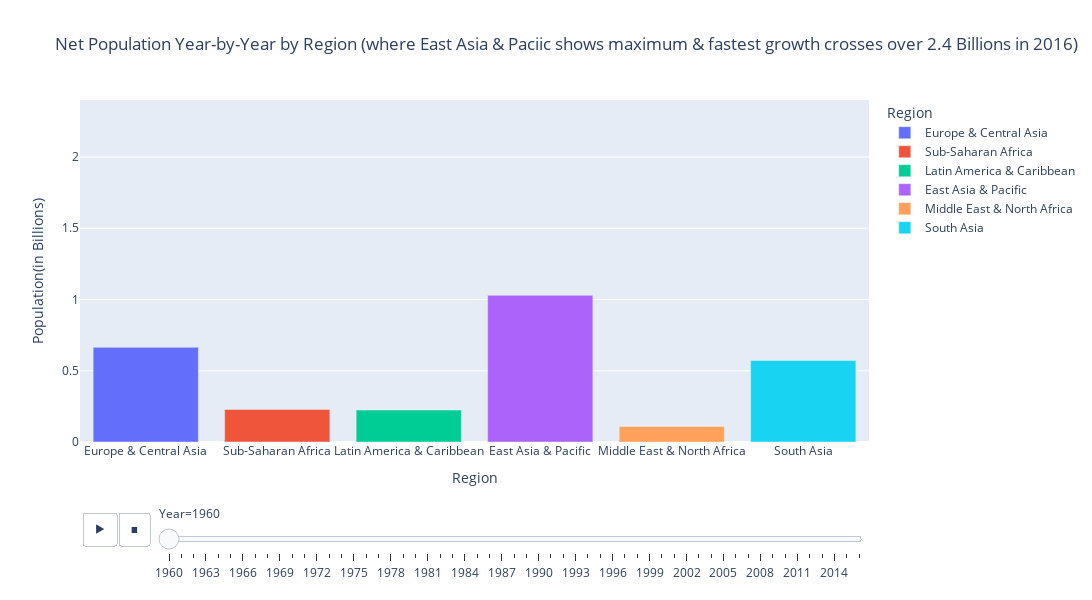

Here is the notebook cell this chart was saved with:
### Markdown cell above
## 2.1. Population Trends Over The Years(i.e. 1960 to 2016) by Region

### Code cell
px.bar(population_w_region_long, x='Region', y='Population(in Billions)', color='Region', animation_frame='Year', width=1200, height=600, range_y=[0,2.4],
       title='Net Population Year-by-Year by Region (where East Asia & Paciic shows maximum & fastest growth crosses over 2.4 Billions in 2016)')

### Figure 1 — Plotly figure (JSON) as saved in the notebook; plotly's stock layout.template omitted (floating-point values rounded to 4 significant figures)
{"data": [{"alignmentgroup": "True", "hovertemplate": "Region=%{x}<br>Year=1960<br>Population(in Billions)=%{y}<extra></extra>", "legendgroup": "Europe & Central Asia", "marker": {"color": "#636efa", "pattern": {"shape": ""}}, "name": "Europe & Central Asia", "offsetgroup": "Europe & Central Asia", "orientation": "v", "showlegend": true, "textposition": "auto", "type": "bar", "x": ["Europe & Central Asia"], "xaxis": "x", "y": [0.6643], "yaxis": "y"}, {"alignmentgroup": "True", "hovertemplate": "Region=%{x}<br>Year=1960<br>Population(in Billions)=%{y}<extra></extra>", "legendgroup": "Sub-Saharan Africa", "marker": {"color": "#EF553B", "pattern": {"shape": ""}}, "name": "Sub-Saharan Africa", "offsetgroup": "Sub-Saharan Africa", "orientation": "v", "showlegend": true, "textposition": "auto", "type": "bar", "x": ["Sub-Saharan Africa"], "xaxis": "x", "y": [0.2286], "yaxis": "y"}, {"alignmentgroup": "True", "hovertemplate": "Region=%{x}<br>Year=1960<br>Population(in Billions)=%{y}<extra></extra>", "legendgroup": "Latin America & Caribbean", "marker": {"color": "#00cc96", "pattern": {"shape": ""}}, "name": "Latin America & Caribbean", "offsetgroup": "Latin America & Caribbean", "orientation": "v", "showlegend": true, "textposition": "auto", "type": "bar", "x": ["Latin America & Caribbean"], "xaxis": "x", "y": [0.2241], "yaxis": "y"}, {"alignmentgroup": "True", "hovertemplate": "Region=%{x}<br>Year=1960<br>Population(in Billions)=%{y}<extra></extra>", "legendgroup": "East Asia & Pacific", "marker": {"color": "#ab63fa", "pattern": {"shape": ""}}, "name": "East Asia & Pacific", "offsetgroup": "East Asia & Pacific", "orientation": "v", "showlegend": true, "textposition": "auto", "type": "bar", "x": ["East Asia & Pacific"], "xaxis": "x", "y": [1.029], "yaxis": "y"}, {"alignmentgroup": "True", "hovertemplate": "Region=%{x}<br>Year=1960<br>Population(in Billions)=%{y}<extra></extra>", "legendgroup": "Middle East & North Africa", "marker": {"color": "#FFA15A", "pattern": {"shape": ""}}, "name": "Middle East & North Africa", "offsetgroup": "Middle East & North Africa", "orientation": "v", "showlegend": true, "textposition": "auto", "type": "bar", "x": ["Middle East & North Africa"], "xaxis": "x", "y": [0.1092], "yaxis": "y"}, {"alignmentgroup": "True", "hovertemplate": "Region=%{x}<br>Year=1960<br>Population(in Billions)=%{y}<extra></extra>", "legendgroup": "South Asia", "marker": {"color": "#19d3f3", "pattern": {"shape": ""}}, "name": "South Asia", "offsetgroup": "South Asia", "orientation": "v", "showlegend": true, "textposition": "auto", "type": "bar", "x": ["South Asia"], "xaxis": "x", "y": [0.5718], "yaxis": "y"}], "layout": {"barmode": "relative", "height": 600, "legend": {"title": {"text": "Region"}, "tracegroupgap": 0}, "sliders": [{"active": 0, "currentvalue": {"prefix": "Year="}, "len": 0.9, "pad": {"b": 10, "t": 60}, "steps": [{"args": [["1960"], {"frame": {"duration": 0, "redraw": true}, "fromcurrent": true, "mode": "immediate", "transition": {"duration": 0, "easing": "linear"}}], "label": "1960", "method": "animate"}, {"args": [["1961"], {"frame": {"duration": 0, "redraw": true}, "fromcurrent": true, "mode": "immediate", "transition": {"duration": 0, "easing": "linear"}}], "label": "1961", "method": "animate"}, {"args": [["1962"], {"frame": {"duration": 0, "redraw": true}, "fromcurrent": true, "mode": "immediate", "transition": {"duration": 0, "easing": "linear"}}], "label": "1962", "method": "animate"}, {"args": [["1963"], {"frame": {"duration": 0, "redraw": true}, "fromcurrent": true, "mode": "immediate", "transition": {"duration": 0, "easing": "linear"}}], "label": "1963", "method": "animate"}, {"args": [["1964"], {"frame": {"duration": 0, "redraw": true}, "fromcurrent": true, "mode": "immediate", "transition": {"duration": 0, "easing": "linear"}}], "label": "1964", "method": "animate"}, {"args": [["1965"], {"frame": {"duration": 0, "redraw": true}, "fromcurrent": true, "mode": "immediate", "transition": {"duration": 0, "easing": "linear"}}], "label": "1965", "method": "animate"}, {"args": [["1966"], {"frame": {"duration": 0, "redraw": true}, "fromcurrent": true, "mode": "immediate", "transition": {"duration": 0, "easing": "linear"}}], "label": "1966", "method": "animate"}, {"args": [["1967"], {"frame": {"duration": 0, "redraw": true}, "fromcurrent": true, "mode": "immediate", "transition": {"duration": 0, "easing": "linear"}}], "label": "1967", "method": "animate"}, {"args": [["1968"], {"frame": {"duration": 0, "redraw": true}, "fromcurrent": true, "mode": "immediate", "transition": {"duration": 0, "easing": "linear"}}], "label": "1968", "method": "animate"}, {"args": [["1969"], {"frame": {"duration": 0, "redraw": true}, "fromcurrent": true, "mode": "immediate", "transition": {"duration": 0, "easing": "linear"}}], "label": "1969", "method": "animate"}, {"args": [["1970"], {"frame": {"duration": 0, "redraw": true}, "fromcurrent": true, "mode": "immediate", "transition": {"duration": 0, "easing": "linear"}}], "label": "1970", "method": "animate"}, {"args": [["1971"], {"frame": {"duration": 0, "redraw": true}, "fromcurrent": true, "mode": "immediate", "transition": {"duration": 0, "easing": "linear"}}], "label": "1971", "method": "animate"}, {"args": [["1972"], {"frame": {"duration": 0, "redraw": true}, "fromcurrent": true, "mode": "immediate", "transition": {"duration": 0, "easing": "linear"}}], "label": "1972", "method": "animate"}, {"args": [["1973"], {"frame": {"duration": 0, "redraw": true}, "fromcurrent": true, "mode": "immediate", "transition": {"duration": 0, "easing": "linear"}}], "label": "1973", "method": "animate"}, {"args": [["1974"], {"frame": {"duration": 0, "redraw": true}, "fromcurrent": true, "mode": "immediate", "transition": {"duration": 0, "easing": "linear"}}], "label": "1974", "method": "animate"}, {"args": [["1975"], {"frame": {"duration": 0, "redraw": true}, "fromcurrent": true, "mode": "immediate", "transition": {"duration": 0, "easing": "linear"}}], "label": "1975", "method": "animate"}, {"args": [["1976"], {"frame": {"duration": 0, "redraw": true}, "fromcurrent": true, "mode": "immediate", "transition": {"duration": 0, "easing": "linear"}}], "label": "1976", "method": "animate"}, {"args": [["1977"], {"frame": {"duration": 0, "redraw": true}, "fromcurrent": true, "mode": "immediate", "transition": {"duration": 0, "easing": "linear"}}], "label": "1977", "method": "animate"}, {"args": [["1978"], {"frame": {"duration": 0, "redraw": true}, "fromcurrent": true, "mode": "immediate", "transition": {"duration": 0, "easing": "linear"}}], "label": "1978", "method": "animate"}, {"args": [["1979"], {"frame": {"duration": 0, "redraw": true}, "fromcurrent": true, "mode": "immediate", "transition": {"duration": 0, "easing": "linear"}}], "label": "1979", "method": "animate"}, {"args": [["1980"], {"frame": {"duration": 0, "redraw": true}, "fromcurrent": true, "mode": "immediate", "transition": {"duration": 0, "easing": "linear"}}], "label": "1980", "method": "animate"}, {"args": [["1981"], {"frame": {"duration": 0, "redraw": true}, "fromcurrent": true, "mode": "immediate", "transition": {"duration": 0, "easing": "linear"}}], "label": "1981", "method": "animate"}, {"args": [["1982"], {"frame": {"duration": 0, "redraw": true}, "fromcurrent": true, "mode": "immediate", "transition": {"duration": 0, "easing": "linear"}}], "label": "1982", "method": "animate"}, {"args": [["1983"], {"frame": {"duration": 0, "redraw": true}, "fromcurrent": true, "mode": "immediate", "transition": {"duration": 0, "easing": "linear"}}], "label": "1983", "method": "animate"}, {"args": [["1984"], {"frame": {"duration": 0, "redraw": true}, "fromcurrent": true, "mode": "immediate", "transition": {"duration": 0, "easing": "linear"}}], "label": "1984", "method": "animate"}, {"args": [["1985"], {"frame": {"duration": 0, "redraw": true}, "fromcurrent": true, "mode": "immediate", "transition": {"duration": 0, "easing": "linear"}}], "label": "1985", "method": "animate"}, {"args": [["1986"], {"frame": {"duration": 0, "redraw": true}, "fromcurrent": true, "mode": "immediate", "transition": {"duration": 0, "easing": "linear"}}], "label": "1986", "method": "animate"}, {"args": [["1987"], {"frame": {"duration": 0, "redraw": true}, "fromcurrent": true, "mode": "immediate", "transition": {"duration": 0, "easing": "linear"}}], "label": "1987", "method": "animate"}, {"args": [["1988"], {"frame": {"duration": 0, "redraw": true}, "fromcurrent": true, "mode": "immediate", "transition": {"duration": 0, "easing": "linear"}}], "label": "1988", "method": "animate"}, {"args": [["1989"], {"frame": {"duration": 0, "redraw": true}, "fromcurrent": true, "mode": "immediate", "transition": {"duration": 0, "easing": "linear"}}], "label": "1989", "method": "animate"}, {"args": [["1990"], {"frame": {"duration": 0, "redraw": true}, "fromcurrent": true, "mode": "immediate", "transition": {"duration": 0, "easing": "linear"}}], "label": "1990", "method": "animate"}, {"args": [["1991"], {"frame": {"duration": 0, "redraw": true}, "fromcurrent": true, "mode": "immediate", "transition": {"duration": 0, "easing": "linear"}}], "label": "1991", "method": "animate"}, {"args": [["1992"], {"frame": {"duration": 0, "redraw": true}, "fromcurrent": true, "mode": "immediate", "transition": {"duration": 0, "easing": "linear"}}], "label": "1992", "method": "animate"}, {"args": [["1993"], {"frame": {"duration": 0, "redraw": true}, "fromcurrent": true, "mode": "immediate", "transition": {"duration": 0, "easing": "linear"}}], "label": "1993", "method": "animate"}, {"args": [["1994"], {"frame": {"duration": 0, "redraw": true}, "fromcurrent": true, "mode": "immediate", "transition": {"duration": 0, "easing": "linear"}}], "label": "1994", "method": "animate"}, {"args": [["1995"], {"frame": {"duration": 0, "redraw": true}, "fromcurrent": true, "mode": "immediate", "transition": {"duration": 0, "easing": "linear"}}], "label": "1995", "method": "animate"}, {"args": [["1996"], {"frame": {"duration": 0, "redraw": true}, "fromcurrent": true, "mode": "immediate", "transition": {"duration": 0, "easing": "linear"}}], "label": "1996", "method": "animate"}, {"args": [["1997"], {"frame": {"duration": 0, "redraw": true}, "fromcurrent": true, "mode": "immediate", "transition": {"duration": 0, "easing": "linear"}}], "label": "1997", "method": "animate"}, {"args": [["1998"], {"frame": {"duration": 0, "redraw": true}, "fromcurrent": true, "mode": "immediate", "transition": {"duration": 0, "easing": "linear"}}], "label": "1998", "method": "animate"}, {"args": [["1999"], {"frame": {"duration": 0, "redraw": true}, "fromcurrent": true, "mode": "immediate", "transition": {"duration": 0, "easing": "linear"}}], "label": "1999", "method": "animate"}, {"args": [["2000"], {"frame": {"duration": 0, "redraw": true}, "fromcurrent": true, "mode": "immediate", "transition": {"duration": 0, "easing": "linear"}}], "label": "2000", "method": "animate"}, {"args": [["2001"], {"frame": {"duration": 0, "redraw": true}, "fromcurrent": true, "mode": "immediate", "transition": {"duration": 0, "easing": "linear"}}], "label": "2001", "method": "animate"}, {"args": [["2002"], {"frame": {"duration": 0, "redraw": true}, "fromcurrent": true, "mode": "immediate", "transition": {"duration": 0, "easing": "linear"}}], "label": "2002", "method": "animate"}, {"args": [["2003"], {"frame": {"duration": 0, "redraw": true}, "fromcurrent": true, "mode": "immediate", "transition": {"duration": 0, "easing": "linear"}}], "label": "2003", "method": "animate"}, {"args": [["2004"], {"frame": {"duration": 0, "redraw": true}, "fromcurrent": true, "mode": "immediate", "transition": {"duration": 0, "easing": "linear"}}], "label": "2004", "method": "animate"}, {"args": [["2005"], {"frame": {"duration": 0, "redraw": true}, "fromcurrent": true, "mode": "immediate", "transition": {"duration": 0, "easing": "linear"}}], "label": "2005", "method": "animate"}, {"args": [["2006"], {"frame": {"duration": 0, "redraw": true}, "fromcurrent": true, "mode": "immediate", "transition": {"duration": 0, "easing": "linear"}}], "label": "2006", "method": "animate"}, {"args": [["2007"], {"frame": {"duration": 0, "redraw": true}, "fromcurrent": true, "mode": "immediate", "transition": {"duration": 0, "easing": "linear"}}], "label": "2007", "method": "animate"}, {"args": [["2008"], {"frame": {"duration": 0, "redraw": true}, "fromcurrent": true, "mode": "immediate", "transition": {"duration": 0, "easing": "linear"}}], "label": "2008", "method": "animate"}, {"args": [["2009"], {"frame": {"duration": 0, "redraw": true}, "fromcurrent": true, "mode": "immediate", "transition": {"duration": 0, "easing": "linear"}}], "label": "2009", "method": "animate"}, {"args": [["2010"], {"frame": {"duration": 0, "redraw": true}, "fromcurrent": true, "mode": "immediate", "transition": {"duration": 0, "easing": "linear"}}], "label": "2010", "method": "animate"}, {"args": [["2011"], {"frame": {"duration": 0, "redraw": true}, "fromcurrent": true, "mode": "immediate", "transition": {"duration": 0, "easing": "linear"}}], "label": "2011", "method": "animate"}, {"args": [["2012"], {"frame": {"duration": 0, "redraw": true}, "fromcurrent": true, "mode": "immediate", "transition": {"duration": 0, "easing": "linear"}}], "label": "2012", "method": "animate"}, {"args": [["2013"], {"frame": {"duration": 0, "redraw": true}, "fromcurrent": true, "mode": "immediate", "transition": {"duration": 0, "easing": "linear"}}], "label": "2013", "method": "animate"}, {"args": [["2014"], {"frame": {"duration": 0, "redraw": true}, "fromcurrent": true, "mode": "immediate", "transition": {"duration": 0, "easing": "linear"}}], "label": "2014", "method": "animate"}, {"args": [["2015"], {"frame": {"duration": 0, "redraw": true}, "fromcurrent": true, "mode": "immediate", "transition": {"duration": 0, "easing": "linear"}}], "label": "2015", "method": "animate"}, {"args": [["2016"], {"frame": {"duration": 0, "redraw": true}, "fromcurrent": true, "mode": "immediate", "transition": {"duration": 0, "easing": "linear"}}], "label": "2016", "method": "animate"}], "x": 0.1, "xanchor": "left", "y": 0, "yanchor": "top"}], "title": {"text": "Net Population Year-by-Year by Region (where East Asia & Paciic shows maximum & fastest growth crosses over 2.4 Billions in 2016)"}, "updatemenus": [{"buttons": [{"args": [null, {"frame": {"duration": 500, "redraw": true}, "fromcurrent": true, "mode": "immediate", "transition": {"duration": 500, "easing": "linear"}}], "label": "&#9654;", "method": "animate"}, {"args": [[null], {"frame": {"duration": 0, "redraw": true}, "fromcurrent": true, "mode": "immediate", "transition": {"duration": 0, "easing": "linear"}}], "label": "&#9724;", "method": "animate"}], "direction": "left", "pad": {"r": 10, "t": 70}, "showactive": false, "type": "buttons", "x": 0.1, "xanchor": "right", "y": 0, "yanchor": "top"}], "width": 1200, "xaxis": {"anchor": "y", "categoryarray": ["Europe & Central Asia", "Sub-Saharan Africa", "Latin America & Caribbean", "East Asia & Pacific", "Middle East & North Africa", "South Asia"], "categoryorder": "array", "domain": [0, 1], "title": {"text": "Region"}}, "yaxis": {"anchor": "x", "domain": [0, 1], "range": [0, 2.4], "title": {"text": "Population(in Billions)"}}}}
